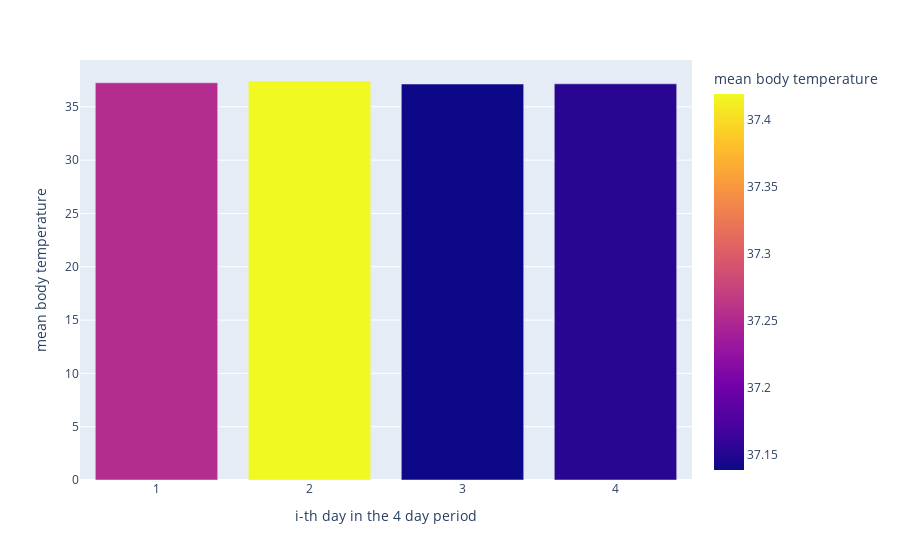

Source (notebook cell):
### Code cell
px.bar(data.assign(ith_day = data['4_day_period'].apply(lambda x:str(x+1))).groupby('ith_day')[['mean']].mean().reset_index(),
        x='ith_day', y='mean', color='mean',
       labels={'mean':'mean body temperature', 'ith_day':'i-th day in the 4 day period'})

### Figure 1 — Plotly figure (JSON) as saved in the notebook; plotly's stock layout.template omitted (floating-point values rounded to 4 significant figures)
{"data": [{"alignmentgroup": "True", "hovertemplate": "i-th day in the 4 day period=%{x}<br>mean body temperature=%{marker.color}<extra></extra>", "legendgroup": "", "marker": {"color": [37.25, 37.42, 37.14, 37.15], "coloraxis": "coloraxis", "pattern": {"shape": ""}}, "name": "", "offsetgroup": "", "orientation": "v", "showlegend": false, "textposition": "auto", "type": "bar", "x": ["1", "2", "3", "4"], "xaxis": "x", "y": [37.25, 37.42, 37.14, 37.15], "yaxis": "y"}], "layout": {"barmode": "relative", "coloraxis": {"colorbar": {"title": {"text": "mean body temperature"}}, "colorscale": [[0, "#0d0887"], [0.1111, "#46039f"], [0.2222, "#7201a8"], [0.3333, "#9c179e"], [0.4444, "#bd3786"], [0.5556, "#d8576b"], [0.6667, "#ed7953"], [0.7778, "#fb9f3a"], [0.8889, "#fdca26"], [1, "#f0f921"]]}, "legend": {"tracegroupgap": 0}, "margin": {"t": 60}, "xaxis": {"anchor": "y", "domain": [0, 1], "title": {"text": "i-th day in the 4 day period"}}, "yaxis": {"anchor": "x", "domain": [0, 1], "title": {"text": "mean body temperature"}}}}
